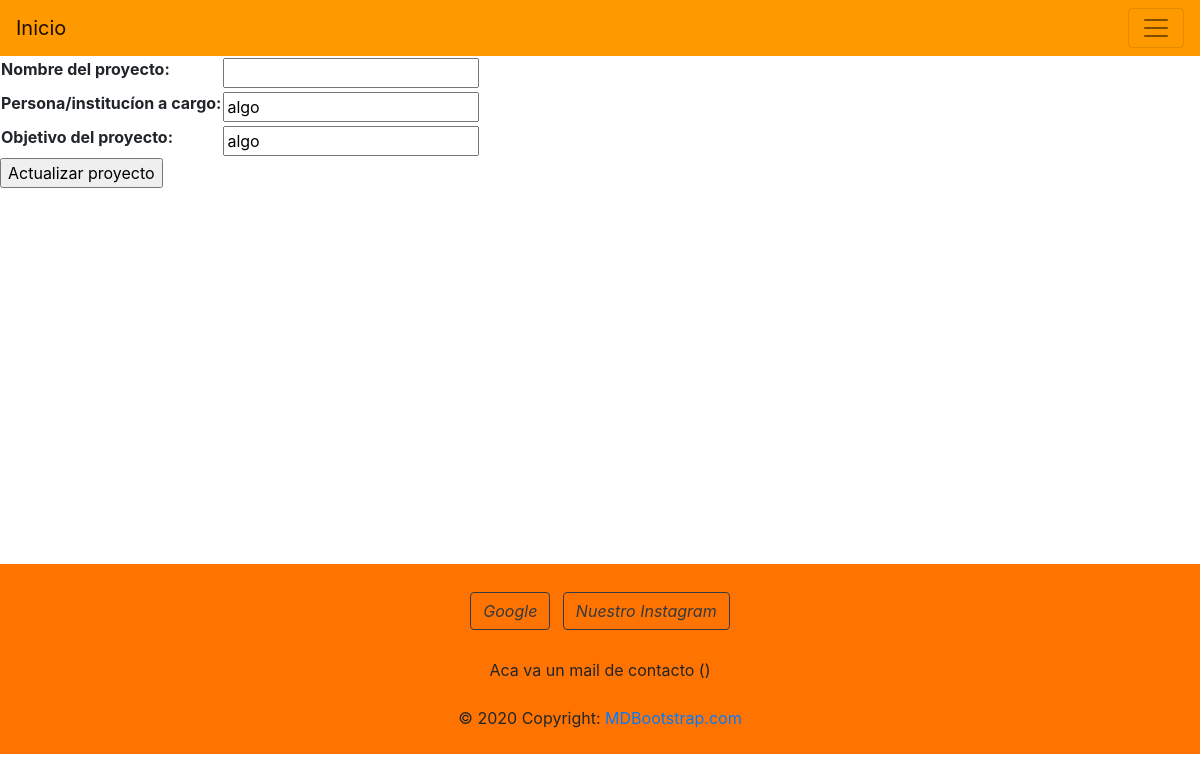
/modelos/actualizar_nuestros_proyectos/3/ (signed in), run on the app's committed database.
### Models/models.py (models this page shows, shortened)
class OthersProjects (models.Model):
    project_name = models.CharField(max_length=30 , verbose_name='Nombre del proyecto')
    institution_or_person_in_charge = models.CharField (max_length=30, verbose_name='Persona/institucion a cargo')
    project_objective =models.CharField (max_length =500, verbose_name='Objetivo del proyecto')
    class Meta:
        verbose_name = 'Otro proyecto'
        verbose_name_plural = 'Otros proyectos'

### Models/views.py (the view, shortened to what this page needs)
@login_required
def update_others_projects (request , id):
    others_projects = OthersProjects.objects.get (id = id)
    if request.method == 'GET':
        context = {
            'others_projects_form' : OthersProjectsForms (
                initial = {
                    'project_name ': others_projects.project_name,
                    'institution_or_person_in_charge': others_projects.institution_or_person_in_charge,
                    'project_objective':others_projects.project_objective,
                }
            )
        }
        return render (request , 'others_projects/update_others_projects.html' , context = context)

### Models/forms.py
class OthersProjectsForms (forms.Form):
    project_name = forms.CharField(max_length=30 , label = 'Nombre del proyecto')
    institution_or_person_in_charge = forms.CharField (max_length=30 ,label = 'Persona/institucíon a cargo' )
    project_objective = forms.CharField (max_length =500, label = 'Objetivo del proyecto' )

### templates/others_projects/update_others_projects.html (shortened to what this page needs)
{% extends 'base.html' %}
{% block content %}
{% if others_projects_form  %}
<form action="" method="POST">
<table>
    {{others_projects_form.as_table}}
</table>
<p><input type="submit" value="Actualizar proyecto" ></p>
</form>
    {% endif %}
    <br>
    <br>
    <br>
    <br>
    <br>
    <br>
    <br>
    <br>
    <br>
    <br>
    <br>
    <br>
    <br>
    <br>
    <br>
{% endblock %}

### data on the page
OthersProjects: institution_or_person_in_charge "algo", project_objective "algo"
